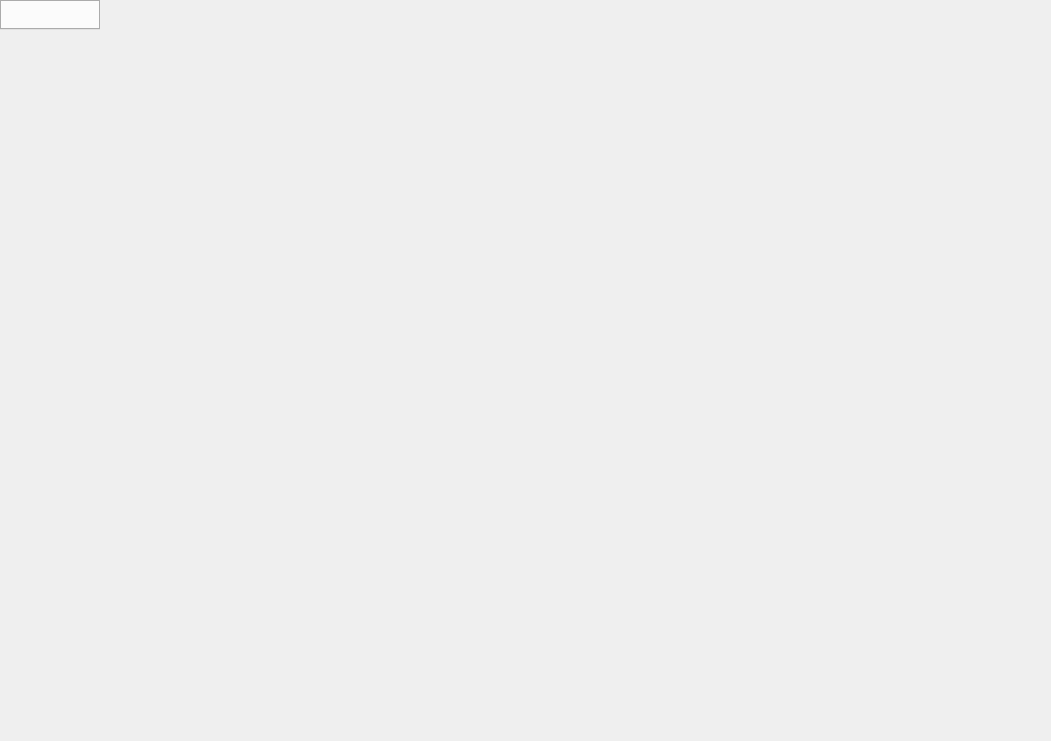
<?xml version="1.0" encoding="UTF-8"?>
<ui version="4.0">
 <class>Commissioner</class>
 <widget class="QMainWindow" name="Commissioner">
  <property name="geometry">
   <rect>
    <x>0</x>
    <y>0</y>
    <width>1051</width>
    <height>741</height>
   </rect>
  </property>
  <property name="sizePolicy">
   <sizepolicy hsizetype="Preferred" vsizetype="Preferred">
    <horstretch>0</horstretch>
    <verstretch>0</verstretch>
   </sizepolicy>
  </property>
  <property name="windowTitle">
   <string>Tk Commissioner</string>
  </property>
  <widget class="QTabWidget" name="tabCommissioner">
   <property name="currentIndex">
    <number>-1</number>
   </property>
   <property name="tabsClosable">
    <bool>true</bool>
   </property>
  </widget>
 </widget>
 <resources/>
 <connections/>
</ui>
